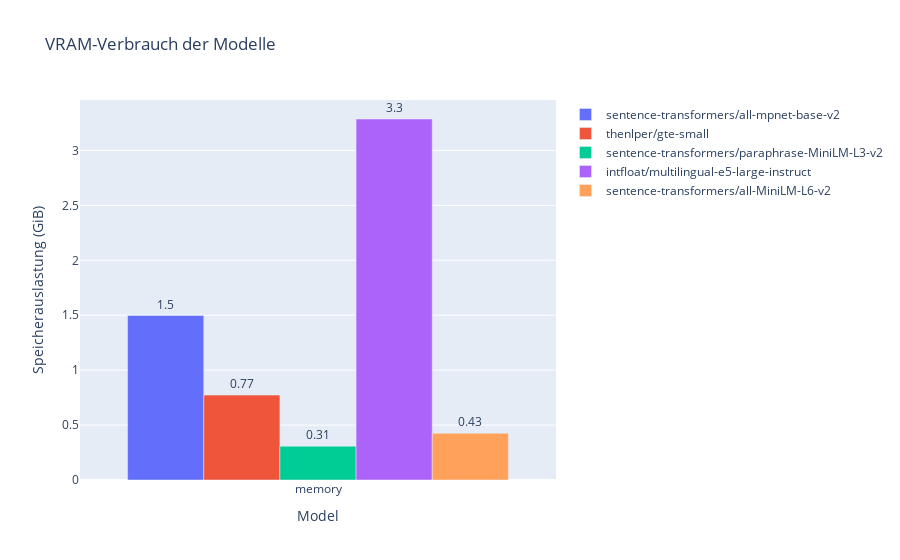

Notebook code cell kept with this figure:
### Code cell
data=[]
for row in df_results.iter_rows(named=True):
    data.append(go.Bar(name=row["model"], x=["memory"], y=[row["memory"]], text=row["memory"]))

fig = go.Figure(data)
fig.update_traces(texttemplate='%{text:.2}', textposition='outside')
fig.update_layout(barmode='group', xaxis_title="Model", yaxis_title="Speicherauslastung (GiB)", title="VRAM-Verbrauch der Modelle")
fig.show()

### Figure 1 — Plotly figure (JSON) as saved in the notebook; plotly's stock layout.template omitted (floating-point values rounded to 4 significant figures)
{"data": [{"name": "sentence-transformers/all-mpnet-base-v2", "text": "1.497314453125", "textposition": "outside", "texttemplate": "%{text:.2}", "type": "bar", "x": ["memory"], "y": [1.497]}, {"name": "thenlper/gte-small", "text": "0.772705078125", "textposition": "outside", "texttemplate": "%{text:.2}", "type": "bar", "x": ["memory"], "y": [0.7727]}, {"name": "sentence-transformers/paraphrase-MiniLM-L3-v2", "text": "0.307861328125", "textposition": "outside", "texttemplate": "%{text:.2}", "type": "bar", "x": ["memory"], "y": [0.3079]}, {"name": "intfloat/multilingual-e5-large-instruct", "text": "3.286376953125", "textposition": "outside", "texttemplate": "%{text:.2}", "type": "bar", "x": ["memory"], "y": [3.286]}, {"name": "sentence-transformers/all-MiniLM-L6-v2", "text": "0.425048828125", "textposition": "outside", "texttemplate": "%{text:.2}", "type": "bar", "x": ["memory"], "y": [0.425]}], "layout": {"barmode": "group", "title": {"text": "VRAM-Verbrauch der Modelle"}, "xaxis": {"title": {"text": "Model"}}, "yaxis": {"title": {"text": "Speicherauslastung (GiB)"}}}}
